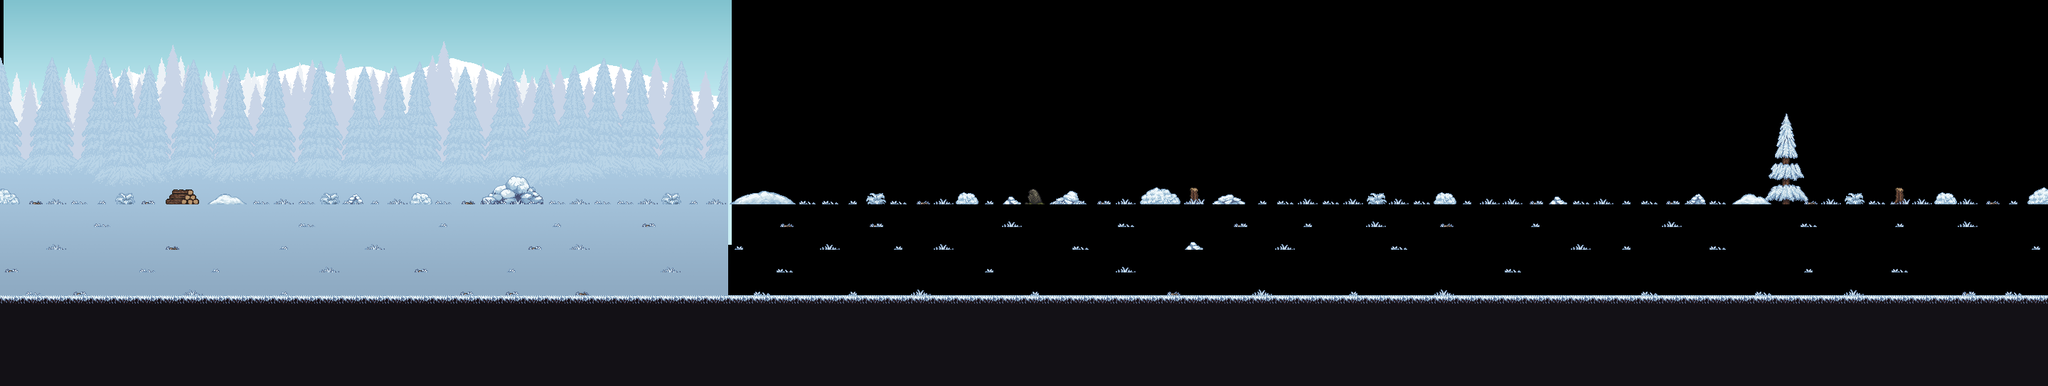

Rendered tile map (Tiled .tmx) drawn with the repository's tilesets; below, a short description and the map source with its tile grids summarised:
An orthogonal 90x17 tile map with 32x32 px tiles, 4 tile layers (trees-pine, obstacles, decor, menu-panel), 6 tilesets, 5 image layers and 19 objects.

<map version="1.10" tiledversion="1.12.2" orientation="orthogonal" renderorder="right-down" width="90" height="17" tilewidth="32" tileheight="32" infinite="0" nextlayerid="18" nextobjectid="75">
 <tileset firstgid="1" source="ground-tiles.tsx" />
 <tileset firstgid="163" source="clouds.tsx" />
 <tileset firstgid="175" source="trees.tsx" />
 <tileset firstgid="189" source="decor-tiles.tsx" />
 <tileset firstgid="410" source="trees-pine.tsx" />
 <tileset firstgid="536" source="ores.tsx" />
 <group id="5" name="background">
  <imagelayer id="6" name="background_sky" offsetx="5.33333" offsety="-1.33333" parallaxx="0.1" repeatx="1">
   <image source="../../textures/environment/background-layers/winter/Background Layer 5.png" width="1024" height="346" />
  </imagelayer>
  <imagelayer id="7" name="background_mountains" parallaxx="0.3" repeatx="1">
   <image source="../../textures/environment/background-layers/winter/Background Layer 4.png" width="1024" height="346" />
  </imagelayer>
  <imagelayer id="8" name="background_tress3" parallaxx="0.5" repeatx="1">
   <image source="../../textures/environment/background-layers/winter/Background Layer 3.png" width="1024" height="346" />
  </imagelayer>
  <imagelayer id="9" name="background_trees2" parallaxx="0.75" repeatx="1">
   <image source="../../textures/environment/background-layers/winter/Background Layer 2.png" width="1024" height="346" />
  </imagelayer>
  <imagelayer id="10" name="background_tress1" parallaxx="0.9" repeatx="1">
   <image source="../../textures/environment/background-layers/winter/Background Layer 1.png" width="1024" height="546" />
  </imagelayer>
 </group>
 <objectgroup id="12" name="trees-big">
  <object id="43" gid="178" x="456.5" y="288" width="256" height="208" />
  <object id="44" gid="178" x="2154" y="288" width="256" height="208" />
  <object id="45" gid="181" x="805.5" y="288" width="224" height="192" />
  <object id="46" gid="181" x="1714" y="288" width="224" height="192" />
  <object id="47" gid="184" x="1122.67" y="288" width="80" height="112" />
  <object id="48" gid="184" x="1201.33" y="288" width="80" height="112" />
  <object id="49" gid="184" x="1289" y="288" width="80" height="112" />
  <object id="50" gid="184" x="2011.67" y="288" width="80" height="112" />
  <object id="51" gid="184" x="367.333" y="288" width="80" height="112" />
  <object id="52" gid="184" x="314.917" y="288" width="80" height="112" />
  <object id="54" gid="184" x="2080.5" y="288" width="80" height="112" />
 </objectgroup>
 <layer id="14" name="trees-pine" width="90" height="17">
  <data>[1530 cells, 10 non-empty, 9 distinct tile ids]</data>
 </layer>
 <layer id="2" name="obstacles" width="90" height="17">
  <data>[1530 cells, 0 non-empty, 0 distinct tile ids]</data>
 </layer>
 <objectgroup id="17" name="ores">
  <object id="67" gid="539" x="160" y="352" width="32" height="32" />
  <object id="71" gid="539" x="2560" y="352" width="32" height="32" />
  <object id="68" gid="539" x="224" y="320" width="32" height="32" />
  <object id="72" gid="539" x="2624" y="320" width="32" height="32" />
  <object id="69" gid="539" x="208" y="384" width="32" height="32" />
  <object id="74" gid="539" x="2640" y="384" width="32" height="32" />
  <object id="70" gid="539" x="288" y="352" width="32" height="32" />
  <object id="73" gid="539" x="2688" y="352" width="32" height="32" />
 </objectgroup>
 <layer id="13" name="decor" width="90" height="17">
  <data>[1530 cells, 159 non-empty, 28 distinct tile ids]</data>
 </layer>
 <layer id="1" name="menu-panel" width="90" height="17">
  <data>[1530 cells, 360 non-empty, 2 distinct tile ids]</data>
 </layer>
</map>
